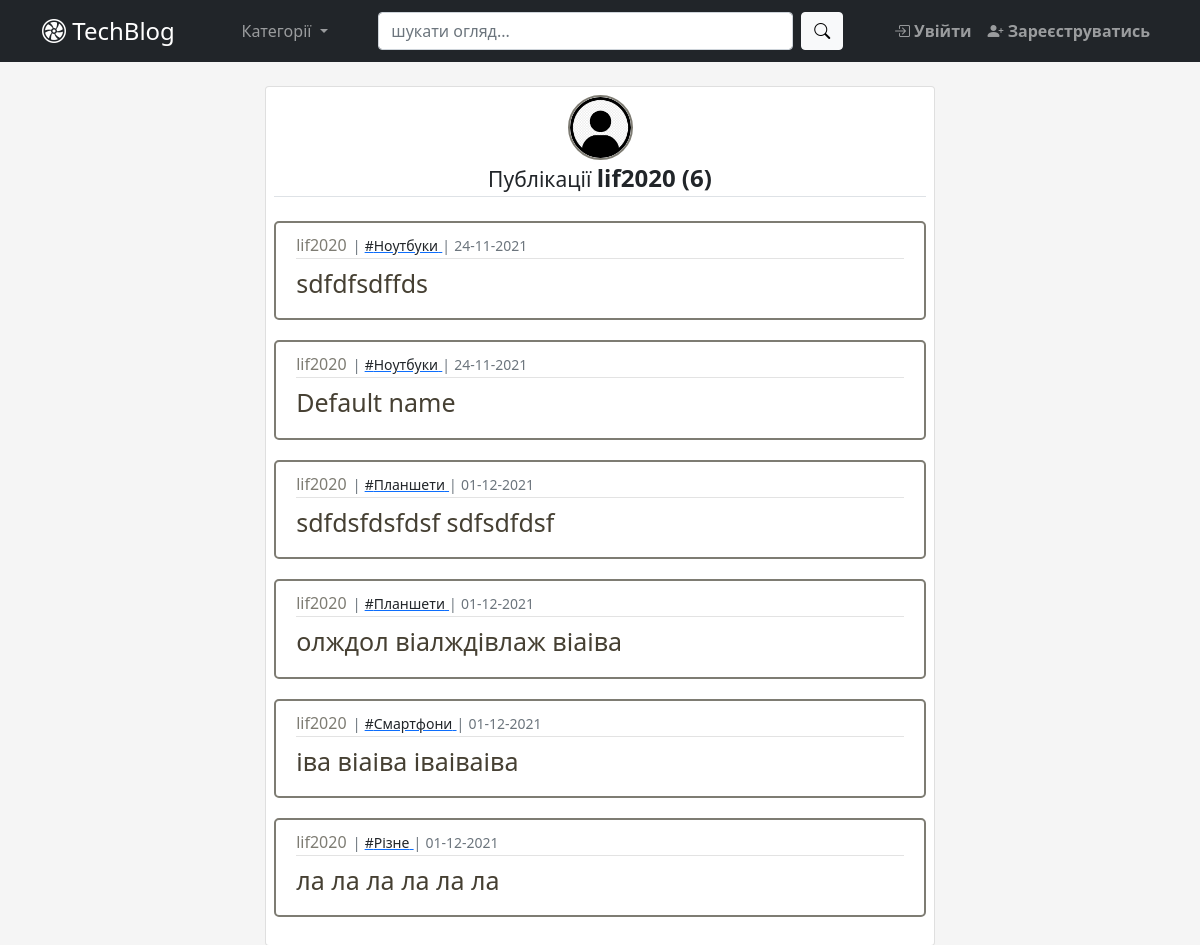
/user_posts/3, run on an earlier commit of the app's database.
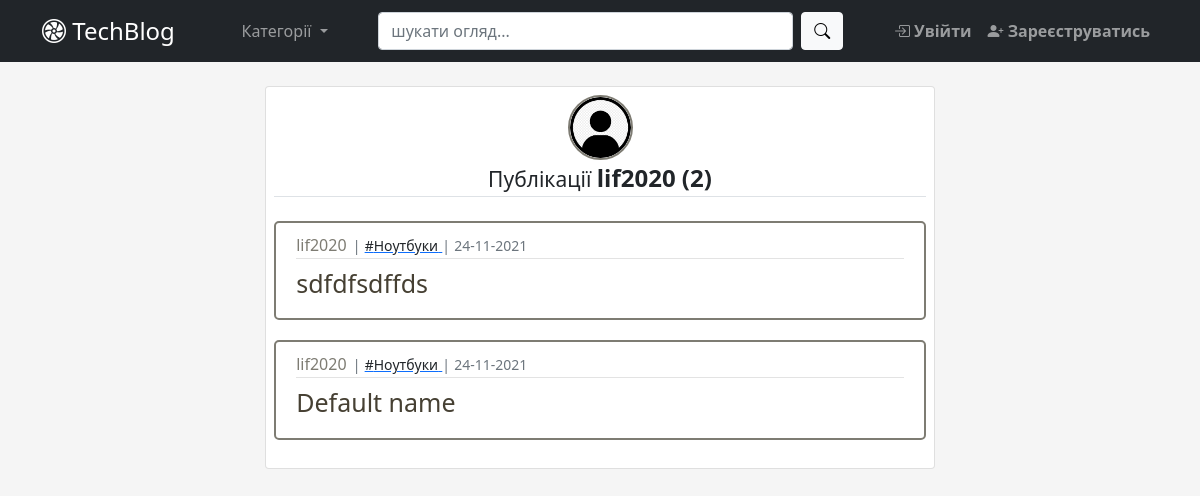
And on a later commit of the database.
### app/blog/models.py (models this page shows, shortened)
class Post(db.Model):  # type: ignore
    __searchable__ = ['title']
    id = db.Column(db.Integer, primary_key=True)  # type: ignore
    category_id = db.Column(db.Integer, db.ForeignKey('category.id'),
                            nullable=False)  # type: ignore
    user_id = db.Column(db.Integer(), db.ForeignKey('user.id'))  # type: ignore
    title = db.Column(db.String(100), nullable=False)  # type: ignore
    content = db.Column(db.Text)  # type: ignore
    created_at = db.Column(db.DateTime, default=datetime.now)  # type: ignore
    comments = db.relationship('Comment', backref='post_br', lazy=True)
    likes = db.relationship('Like', backref='post_br', lazy=True)
    def total_posts_by_user(self, user_id):
        return Post.query.filter(Post.user_id == user_id).count()

class Category(db.Model):  # type: ignore
    id = db.Column(db.Integer, primary_key=True)  # type: ignore
    name = db.Column(db.String(25), unique=True, nullable=False)
    category = db.relationship('Post', backref='category_br', lazy=True)

### app/user/models.py (models this page shows, shortened)
class User(db.Model, UserMixin):  # type: ignore
    id = db.Column(db.Integer, primary_key=True)  # type: ignore
    username = db.Column(db.String(30), unique=True, nullable=False)
    email = db.Column(db.String(50), unique=True, nullable=False)
    password = db.Column(db.String(30), nullable=False)
    picture = db.Column(db.String(20), nullable=False,
                        server_default='default.jpg')  # type: ignore
    comment = db.relationship('Comment', backref='user_br', lazy=True)
    like = db.relationship('Like', backref='user_br', lazy=True)
    posts = db.relationship('Post', backref='user_br', lazy=True)

### app/blog/views.py (the view)
@blog_bp.route('/user_posts/<int:user_id>')
def user_posts(user_id):
    user = User.query.get_or_404(user_id)
    posts = Post.query.filter_by(user_id=user_id)
    return render_template('user_posts.html', posts=posts, user=user)

### app/blog/templates/blog/user_posts.html
{% extends "base.html" %}
{% block main %}
  {% from "_render_field.html" import render_field_lr %}
  <div class="card p-2" style="margin:auto;width:60%">
    <div align="center">
      <img src="{{url_for('static',filename='profile_pictures/' + user.picture)}}" class="rounded-circle author-img" alt="author-image">
      <legend class="border-bottom mb-4">
        <small>Публікації </small>
        <b>{{user.username}}
          {% if posts.first() %}
            ({{posts.first().total_posts_by_user(user.id)}})
          {% endif %}
        </b>
      </legend>
    </div>
      {% if posts.first() %}
        {% include "posts_list.html" %}
      {% else %}
        <div class="alert alert-info" role="alert" align="center">
          Даний користувач не має жодної публікації
        </div>
      {% endif %}
  </div>
{% endblock main %}

### app/templates/_render_field.html (shortened to what this page needs)
{% macro render_post_item(post) %}
    <article class="media article-section">
    <div class="media-body">
      <div class="article-metadata">
        <a class="author-name" href="{{url_for('blog_bp_in.user_posts', user_id=post.user_br.id)}}">
          {{ post.user_br.username }}
        </a><small class="text-muted">|</small>
        <a href="{{url_for('blog_bp_in.posts_by_category', category_id=post.category_br.id)}}">
          <small class="link-dark">#{{ post.category_br.name }}</small>
        </a><small class="text-muted">|</small>
        <small class="text-muted">
          {{ post.created_at.strftime('%d-%m-%Y')  }}
        </small>
      </div>
      <h2><a class="article-title" href="{{url_for('blog_bp_in.post_view', post_id=post.id)}}"> {{ post.title }} </a></h2>
    </div>
  </article>
{% endmacro %}

What changed in the data, as far as the page shows it:
removed Post: user_br.username "lif2020", category_br.name "Планшети", created_at "01-12-2021", title "sdfdsfdsfdsf sdfsdfdsf"
removed Post: user_br.username "lif2020", category_br.name "Планшети", created_at "01-12-2021", title "олждол віалждівлаж віаіва"
removed Post: user_br.username "lif2020", category_br.name "Смартфони", created_at "01-12-2021", title "іва віаіва іваіваіва"
removed Post: user_br.username "lif2020", category_br.name "Різне", created_at "01-12-2021", title "ла ла ла ла ла ла"
Also different on the page:
{{ posts.first().total_posts_by_user(user.id) }}: "6" → "2"
